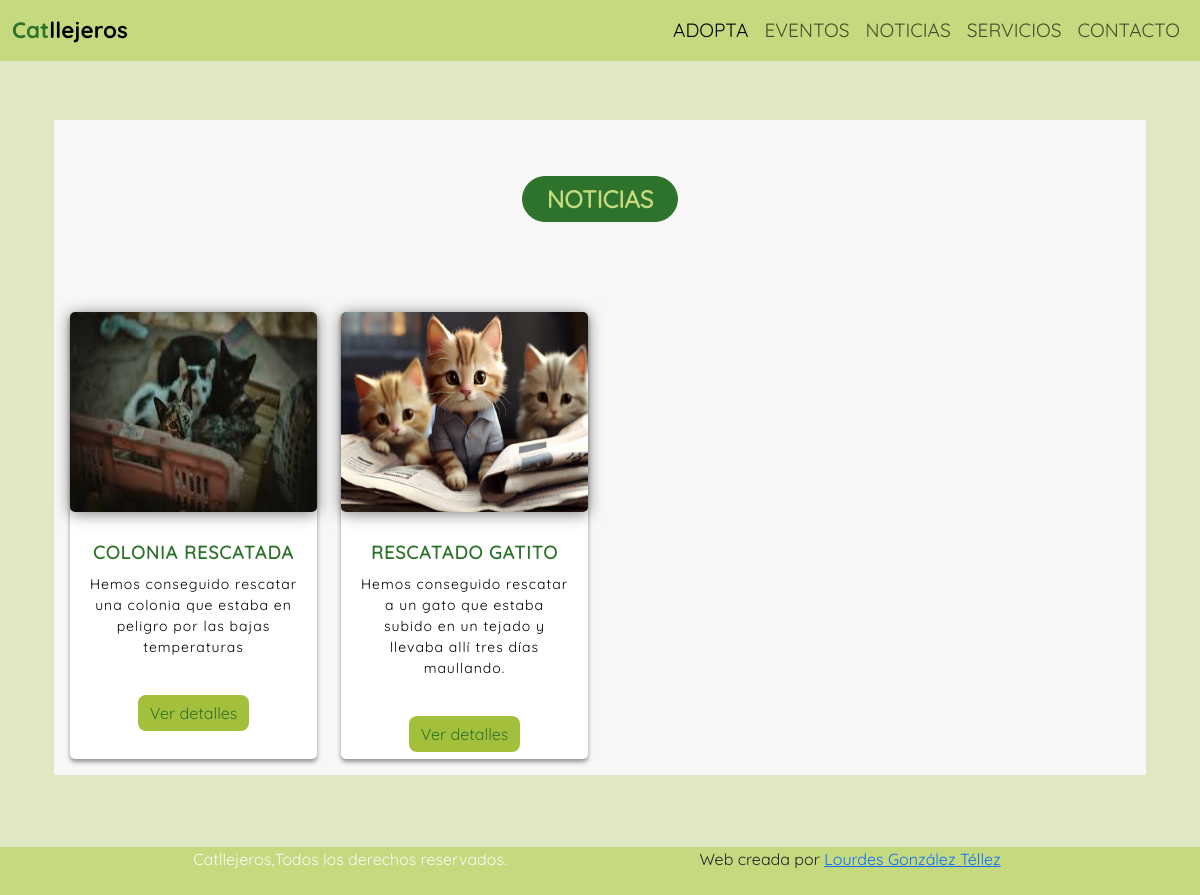
The page /report-details.php on the database its author committed.
### tables this page shows
CREATE TABLE `reports` (
  `reportId` int(11) NOT NULL,
  `title` varchar(100) NOT NULL,
  `reportDate` date NOT NULL,
  `information` varchar(1000) NOT NULL,
  `reportImage_path` varchar(100) NOT NULL DEFAULT 'images\\imgDefault\\newsCats.jpg'
);

### reports-section.php (the view)
<?php  $sqlReports=$connection->query("SELECT * FROM reports");?>
   <section id="reports-section">
        <div class="container p-4 mb-4">
            <div class="container p-3 mb-4 reports-section">
                <small class="pill rounded-pill px-4 py-1">Noticias</small>
                <div class="row g-4">
                    <?php while ($dataReports = $sqlReports->fetch_object()) { ?>
                    <div class="col-xs-12 col-sm-6 col-md-6 col-lg-3 cardReportsSection">
                        <a class= "report-card" href="report-details.php?id_oneReport=<?= $dataReports->reportId?>">
                            <div class="report-card">
                                <div class="text-box">
                                    <div class="image-box">
                                        <img src="<?=$dataReports->reportImage_path?>"
                                            alt="" />
                                    </div>
                                    <div class="text-container">
                                        <h6><?=$dataReports->title?></h6>
                                        <p><?=$dataReports->information?></p>
                                    </div>
                                </div>
                                <div class="card-link-wrapper">
                                    <a href="report-details.php?id_oneReport=<?= $dataReports->reportId?>"
                                        class="card-link btnReport" name="btndetailsReport" value="ok">Ver detalles</a>
                                </div>
                            </div>
                        </a>
                    </div>
                    <?php } ?>
                </div>
            </div>
        </div>
    </section>

### styles/styles.css (style rules this page uses)
*, *::before, *::after { margin: 0; padding: 0; box-sizing: border-box; font-family: "Quicksand-Regular"; }
body { margin: 0; font-family: "Quicksand-Bold"; font-size: 1rem; font-weight: 400; line-height: 1.5; -webkit-text-size-adjust: 100%; -webkit-tap-highlight-color: rgba(0, 0, 0, 0) }
.pill { background-color: #2E732C; font-size: 1.5rem; font-weight: bold; text-transform: uppercase; border: solid 1px #2E732C; display: inline-block; margin: 40px 0px; color: #C5D97E; }
:root { --platinum: #e5e5e5; --white: #fff; --thumb: #edf2f4; }
.card-link-wrapper { display: flex; justify-content: center; align-items: center; margin-top: auto; }
.cardReportsSection { display: flex; }
.reports-section { text-align: center; background: #F7F7F7; }
.reports-section a { text-decoration: none; outline: none; }
.reports-section .report-card { border-radius: 5px; }
.reports-section .report-card .image-box { background: #ffffff; overflow: hidden; box-shadow: 0px 2px 15px rgba(0, 0, 0, 0.50); border-radius: 5px; }
.reports-section .report-card .image-box img { -webkit-transition: all .9s ease; -moz-transition: all .9s ease; -o-transition: all .9s ease; -ms-transition: all .9s ease; width: 100%; height: 200px; }
.reports-section .report-card .text-box { text-align: center; }
.reports-section .report-card .text-box .text-container { padding: 30px 18px; }
.reports-section .report-card { background: #FFFFFF; margin-top: 50px; -webkit-transition: all 0.2s ease-in; -moz-transition: all 0.2s ease-in; -ms-transition: all 0.2s ease-in; -o-transition: all 0.2s ease-in; transition: all 0.2s ease-in; box-shadow: 0px 3px 4px rgba(0, 0, 0, 0.40); }
.reports-section .report-card .text-box p { margin-top: 10px; margin-bottom: 0px; padding-bottom: 0px; font-size: 14px; letter-spacing: 1px; color: #000000; }
.reports-section .report-card .text-box h6 { margin-top: 0px; margin-bottom: 4px; font-size: 18px; font-weight: bold; text-transform: uppercase; letter-spacing: 1px; color: #2E732C; }
.btnReport { display: inline-block; text-decoration: none; color: #2E732C; background:#A3BF3B; padding: 6px 12px; border-radius: 8px; }

### rows shown on the page
reports: reportImage_path (picture), title "COLONIA RESCATADA", information "Hemos conseguido rescatar una colonia que estaba en peligro por las bajas temperaturas"
reports: shows a picture, title "RESCATADO GATITO", information "Hemos conseguido rescatar a un gato que estaba subido en un tejado y llevaba allí tres días maullando."
